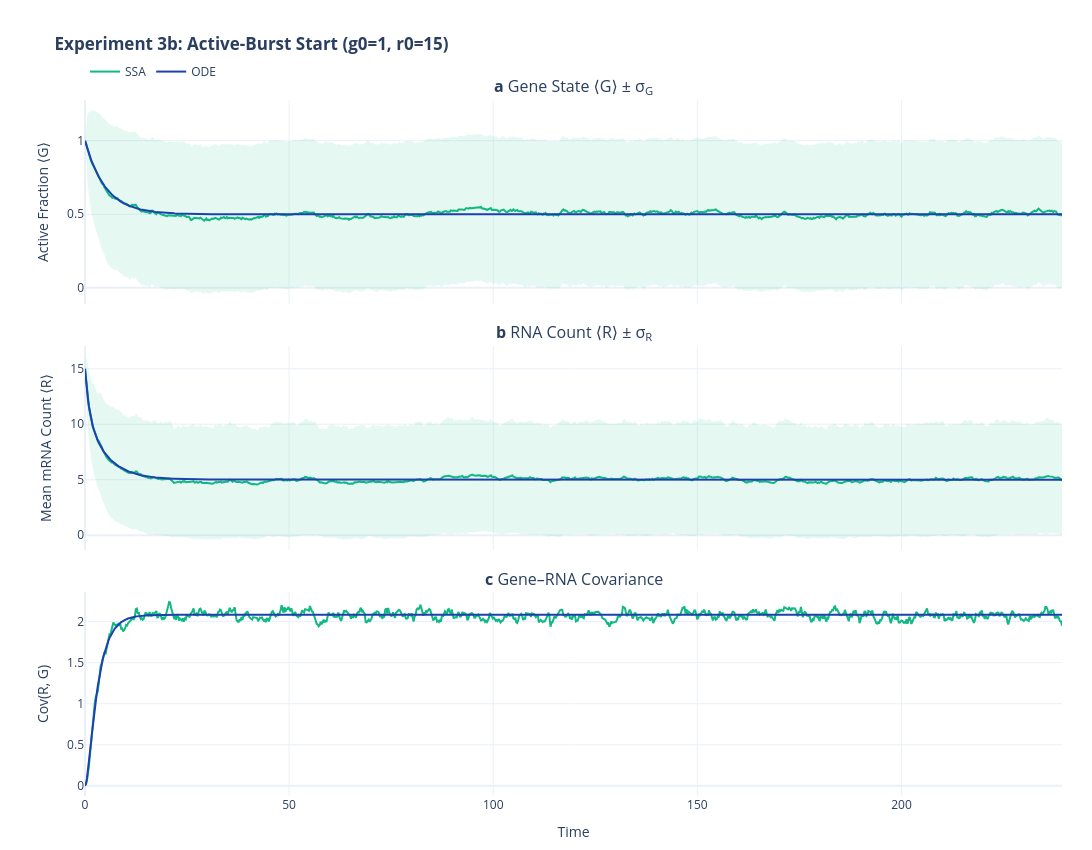

The cell this chart's notebook holds for it:
### Markdown cell above
**3b. Active-burst start** ($g_0=1,\; r_0=15$)

⟨R⟩ relaxes down to the same steady state — ODE gives the exact relaxation curve.

### Code cell
run_comparison(
    title="Experiment 3b: Active-Burst Start (g0=1, r0=15)",
    g0=1,
    r0=15,
)

### Figure 1 — Plotly figure (JSON) as saved in the notebook; plotly's stock layout.template omitted (floating-point values rounded to 4 significant figures; data arrays with more than 128 entries replaced by an {"elided": "..."} marker saying what was removed)
{"data": [{"hoverinfo": "skip", "legendgroup": "ssa", "line": {"width": 0}, "showlegend": false, "type": "scatter", "x": {"elided": "1000 float values"}, "xaxis": "x", "y": {"elided": "1000 float values"}, "yaxis": "y"}, {"fill": "tonexty", "fillcolor": "rgba(16, 185, 129, 0.10)", "hoverinfo": "skip", "legendgroup": "ssa", "line": {"width": 0}, "showlegend": false, "type": "scatter", "x": {"elided": "1000 float values"}, "xaxis": "x", "y": {"elided": "1000 float values"}, "yaxis": "y"}, {"hovertemplate": "SSA ⟨G⟩ = %{y:.3f}<extra></extra>", "legendgroup": "ssa", "line": {"color": "#10B981", "width": 2}, "name": "SSA", "showlegend": true, "type": "scatter", "x": {"elided": "1000 float values"}, "xaxis": "x", "y": {"elided": "1000 float values"}, "yaxis": "y"}, {"hovertemplate": "ODE ⟨G⟩ = %{y:.3f}<extra></extra>", "legendgroup": "ode", "line": {"color": "#1E40AF", "width": 2}, "name": "ODE", "showlegend": true, "type": "scatter", "x": {"elided": "1000 float values"}, "xaxis": "x", "y": {"elided": "1000 float values"}, "yaxis": "y"}, {"hoverinfo": "skip", "legendgroup": "ssa", "line": {"width": 0}, "showlegend": false, "type": "scatter", "x": {"elided": "1000 float values"}, "xaxis": "x2", "y": {"elided": "1000 float values"}, "yaxis": "y2"}, {"fill": "tonexty", "fillcolor": "rgba(16, 185, 129, 0.10)", "hoverinfo": "skip", "legendgroup": "ssa", "line": {"width": 0}, "showlegend": false, "type": "scatter", "x": {"elided": "1000 float values"}, "xaxis": "x2", "y": {"elided": "1000 float values"}, "yaxis": "y2"}, {"hovertemplate": "SSA ⟨R⟩ = %{y:.1f}<extra></extra>", "legendgroup": "ssa", "line": {"color": "#10B981", "width": 2}, "showlegend": false, "type": "scatter", "x": {"elided": "1000 float values"}, "xaxis": "x2", "y": {"elided": "1000 float values"}, "yaxis": "y2"}, {"hovertemplate": "ODE ⟨R⟩ = %{y:.1f}<extra></extra>", "legendgroup": "ode", "line": {"color": "#1E40AF", "width": 2}, "showlegend": false, "type": "scatter", "x": {"elided": "1000 float values"}, "xaxis": "x2", "y": {"elided": "1000 float values"}, "yaxis": "y2"}, {"hovertemplate": "SSA Cov = %{y:.3f}<extra></extra>", "legendgroup": "ssa", "line": {"color": "#10B981", "width": 2}, "showlegend": false, "type": "scatter", "x": {"elided": "1000 float values"}, "xaxis": "x3", "y": {"elided": "1000 float values"}, "yaxis": "y3"}, {"hovertemplate": "ODE Cov = %{y:.3f}<extra></extra>", "legendgroup": "ode", "line": {"color": "#1E40AF", "width": 2}, "showlegend": false, "type": "scatter", "x": {"elided": "1000 float values"}, "xaxis": "x3", "y": {"elided": "1000 float values"}, "yaxis": "y3"}], "layout": {"annotations": [{"font": {"size": 16}, "showarrow": false, "text": "<b>a</b> Gene State ⟨G⟩ ± σ<sub>G</sub>", "x": 0.5, "xanchor": "center", "xref": "paper", "y": 1.0, "yanchor": "bottom", "yref": "paper"}, {"font": {"size": 16}, "showarrow": false, "text": "<b>b</b> RNA Count ⟨R⟩ ± σ<sub>R</sub>", "x": 0.5, "xanchor": "center", "xref": "paper", "y": 0.6467, "yanchor": "bottom", "yref": "paper"}, {"font": {"size": 16}, "showarrow": false, "text": "<b>c</b> Gene–RNA Covariance", "x": 0.5, "xanchor": "center", "xref": "paper", "y": 0.2933, "yanchor": "bottom", "yref": "paper"}], "height": 850, "hovermode": "x", "legend": {"bgcolor": "rgba(255, 255, 255, 0.5)", "groupclick": "togglegroup", "orientation": "h", "x": 0, "xanchor": "left", "y": 1.02, "yanchor": "bottom"}, "margin": {"b": 50, "l": 85, "r": 30, "t": 100}, "title": {"text": "<b>Experiment 3b: Active-Burst Start (g0=1, r0=15)</b>"}, "width": 1100, "xaxis": {"anchor": "y", "domain": [0.0, 1.0], "matches": "x3", "showticklabels": false}, "xaxis2": {"anchor": "y2", "domain": [0.0, 1.0], "matches": "x3", "showticklabels": false}, "xaxis3": {"anchor": "y3", "domain": [0.0, 1.0], "title": {"text": "Time"}}, "yaxis": {"anchor": "x", "domain": [0.7067, 1.0], "title": {"text": "Active Fraction ⟨G⟩"}}, "yaxis2": {"anchor": "x2", "domain": [0.3533, 0.6467], "title": {"text": "Mean mRNA Count ⟨R⟩"}}, "yaxis3": {"anchor": "x3", "domain": [0.0, 0.2933], "title": {"text": "Cov(R, G)"}}}}
